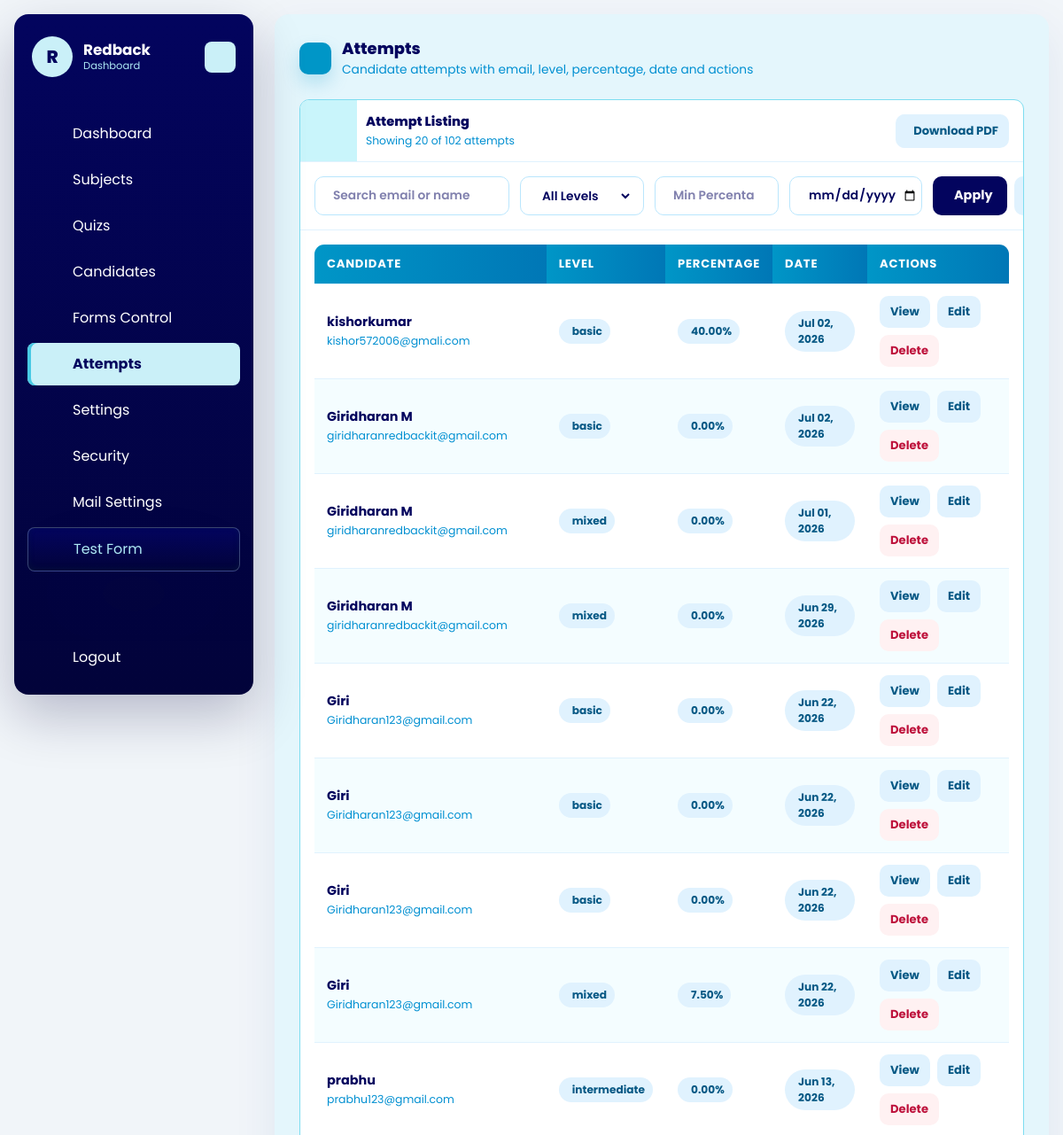
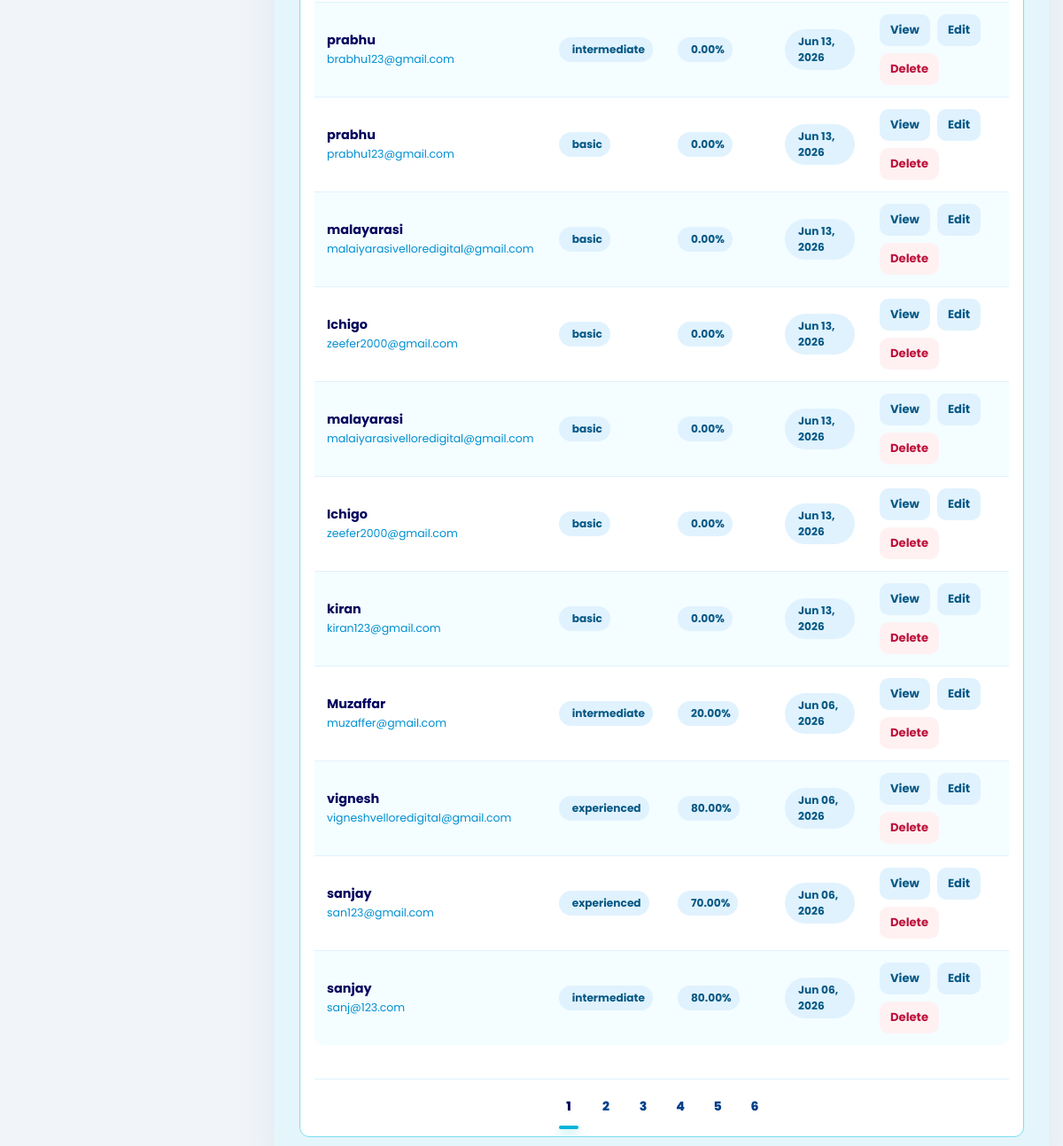
/dashboard/attempts/ (signed in), run on an earlier commit of the app's database (2 pictures, top to bottom).
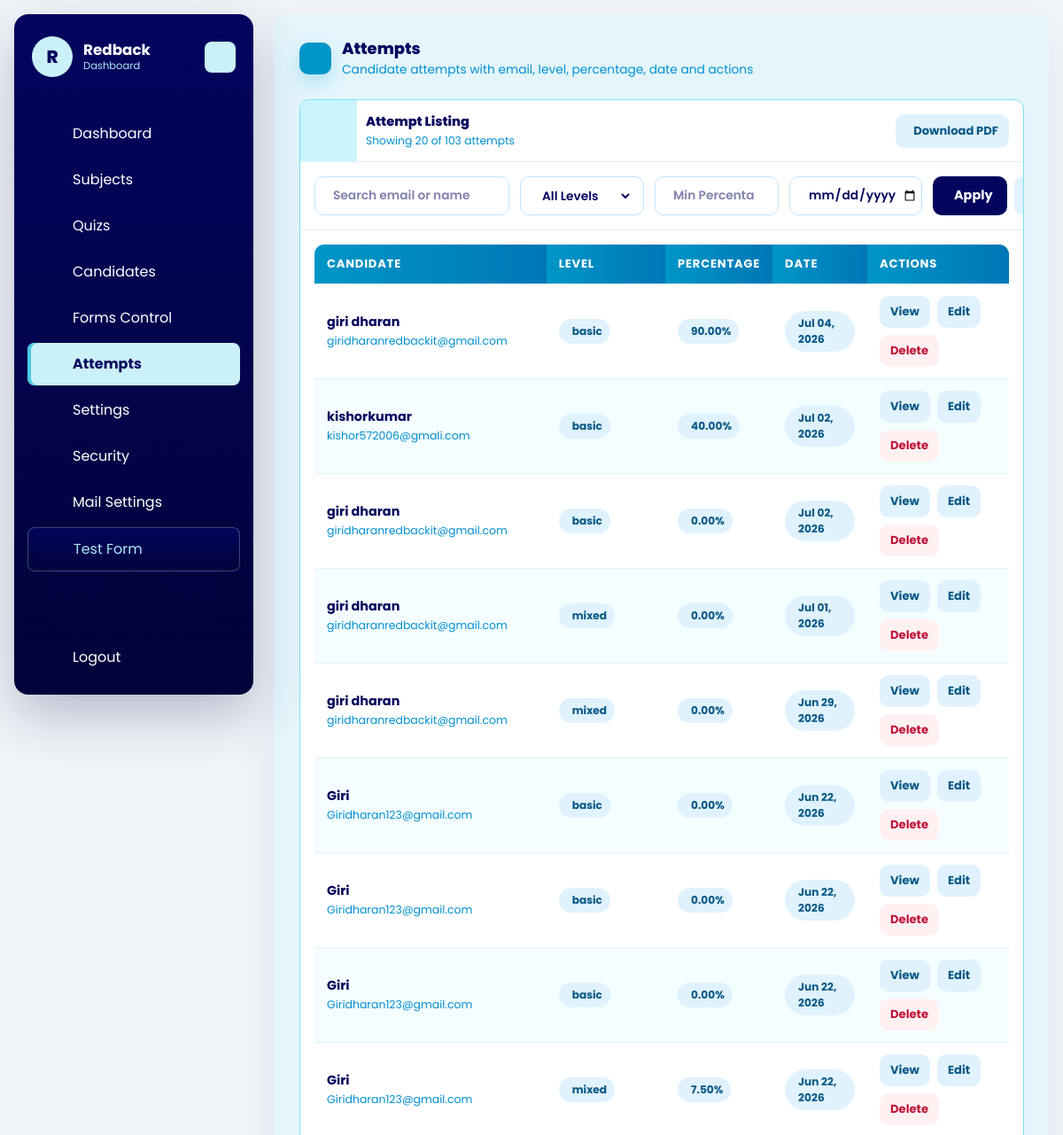
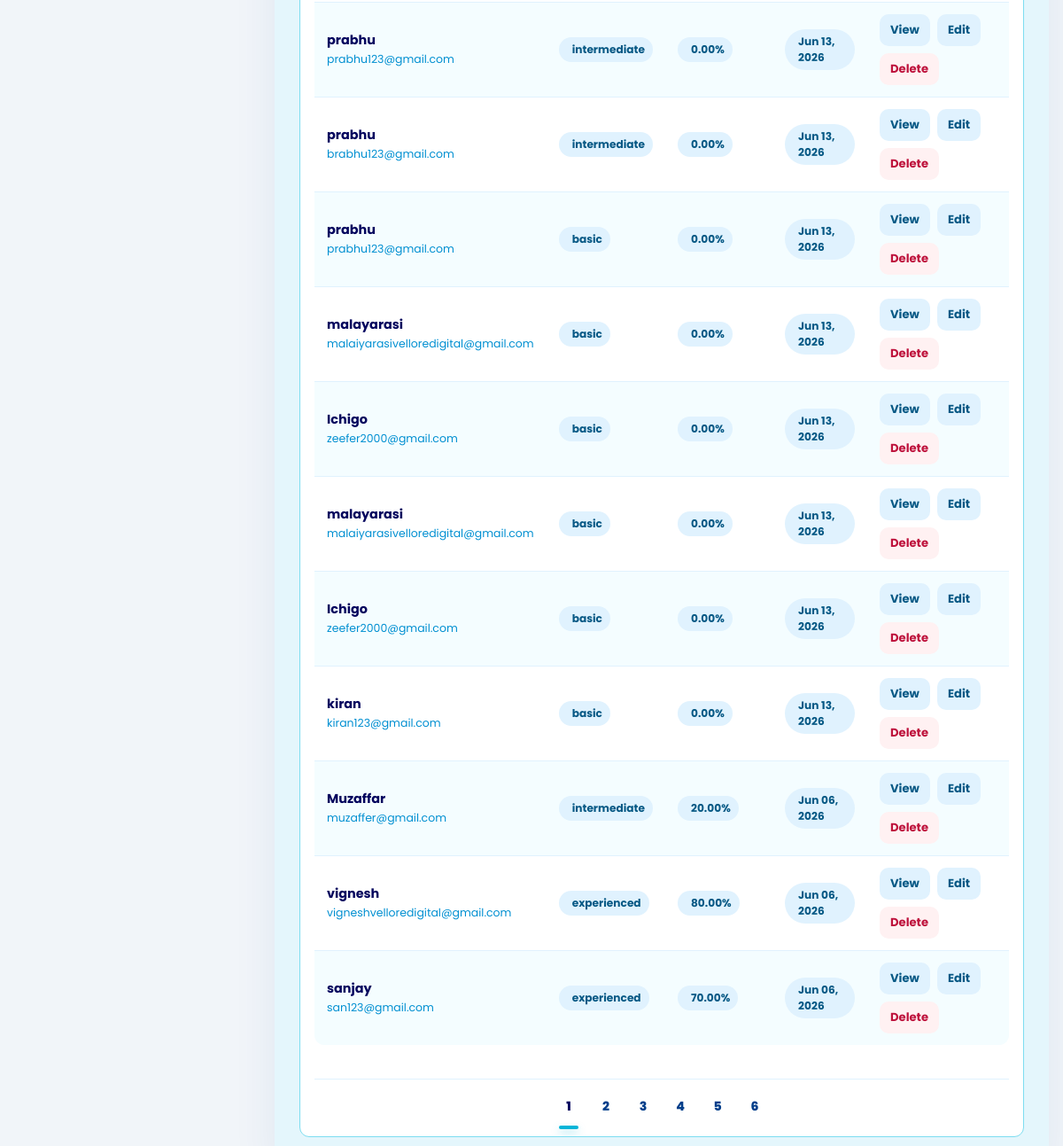
And on a later commit of the database (2 pictures, top to bottom).
### quiz/models.py (models this page shows, shortened)
class CandidateTestAttempt(models.Model):
    SESSION_SINGLE = 'single'
    SESSION_MULTI = 'multi'
    SESSION_CHOICES = [
        (SESSION_SINGLE, 'Single'),
        (SESSION_MULTI, 'Multi'),
    ]
    candidate = models.ForeignKey(Candidate, on_delete=models.CASCADE, related_name='attempts')
    company = models.ForeignKey(Company, on_delete=models.CASCADE, related_name='attempts')
    public_slug = models.CharField(max_length=190, unique=True, blank=True, db_index=True)
    session_type = models.CharField(max_length=10, choices=SESSION_CHOICES)
    level = models.CharField(max_length=20)
    question_count = models.PositiveIntegerField()
    duration_minutes = models.PositiveIntegerField()
    selected_subjects = models.JSONField(default=list, blank=True)
    selected_sub_titles = models.JSONField(default=list, blank=True)
    candidate_details_json = models.JSONField(default=dict, blank=True)
    answers_json = models.JSONField(default=list, blank=True)
    correct_count = models.PositiveIntegerField(default=0)
    wrong_count = models.PositiveIntegerField(default=0)
    percentage = models.DecimalField(max_digits=5, decimal_places=2, default=0)
    started_at = models.DateTimeField(blank=True, null=True)
    submitted_at = models.DateTimeField(blank=True, null=True)
    is_submitted = models.BooleanField(default=False)
    is_paused = models.BooleanField(default=False)
    paused_at = models.DateTimeField(blank=True, null=True)
    total_paused_seconds = models.PositiveIntegerField(default=0)
    full_screen_lock_enabled = models.BooleanField(default=False)
    pause_lock_enabled = models.BooleanField(default=False)
    tab_switch_guard_enabled = models.BooleanField(default=False)
    copy_paste_block_enabled = models.BooleanField(default=False)
    right_click_disable_enabled = models.BooleanField(default=False)
    max_violation_warnings = models.PositiveIntegerField(default=3)
    tab_switch_count = models.PositiveIntegerField(default=0)
    warning_count = models.PositiveIntegerField(default=0)
    last_violation_at = models.DateTimeField(blank=True, null=True)
    violation_log_json = models.JSONField(default=list, blank=True)
    test_link_email_sent_at = models.DateTimeField(blank=True, null=True)
    created_at = models.DateTimeField(auto_now_add=True)
    class Meta:
        ordering = ['-created_at']

class Candidate(models.Model):
    name = models.CharField(max_length=150)
    email = models.EmailField()
    designation_tech = models.CharField(max_length=150)
    created_at = models.DateTimeField(auto_now_add=True)
    class Meta:
        ordering = ['name']

### dashboard/views.py (the view)
# urls.py: path('attempts/', views.attempt_list, name='attempt_list'),
@company_login_required
def attempt_list(request):
    queryset = (
        CandidateTestAttempt.objects.filter(company=request.company)
        .select_related('candidate', 'company')
        .order_by('-created_at')
    )
    search_query = request.GET.get('q', '').strip()
    if search_query:
        queryset = queryset.filter(
            Q(candidate__name__icontains=search_query) |
            Q(candidate__email__icontains=search_query)
        )
    level_filter = request.GET.get('level', '').strip()
    if level_filter and level_filter != 'all':
        if level_filter in ['experienced', 'experience']:
            queryset = queryset.filter(level__in=['experienced', 'experience'])
        else:
            queryset = queryset.filter(level__iexact=level_filter)
    percentage_str = request.GET.get('percentage', '').strip()
    min_percentage = None
    if percentage_str:
        try:
            min_percentage = float(percentage_str)
            queryset = queryset.filter(percentage__gte=min_percentage)
        except ValueError:
            pass
    date_str = request.GET.get('date', '').strip()
    if date_str:
        from django.utils.dateparse import parse_date
        parsed_date = parse_date(date_str)
        if parsed_date:
            queryset = queryset.filter(created_at__date=parsed_date)
    query_params = request.GET.copy()
    query_params.pop('page', None)
    querystring = query_params.urlencode()
    page_query_prefix = f'{querystring}&' if querystring else ''
    paginator = Paginator(queryset, 20)
    page_obj = paginator.get_page(request.GET.get('page'))
    page_numbers = paginator.get_elided_page_range(page_obj.number, on_each_side=2, on_ends=1)
    return render(
        request,
        'dashboard/attempt_list.html',
        {
            'title': 'Attempts',
            'objects': page_obj.object_list,
            'page_obj': page_obj,
            'page_numbers': page_numbers,
            'page_query_prefix': page_query_prefix,
            'total_attempt_count': queryset.count(),
            'search_query': search_query,
            'level_filter': level_filter,
            'percentage_filter': percentage_str,
            'date_filter': date_str,
        },
    )

### dashboard/views.py (called while the page is built)
def get_logged_in_company(request):
    company_id = request.session.get('company_id')
    if not company_id:
        return None
    return Company.objects.filter(id=company_id, is_active=True).first()

def company_login_required(view_func):
    @wraps(view_func)
    def wrapper(request, *args, **kwargs):
        company = get_logged_in_company(request)
        if not company:
            return redirect(f"{reverse('dashboard:login')}?next={request.path}")
        request.company = company
        return view_func(request, *args, **kwargs)
    return wrapper

### templates/dashboard/attempt_list.html (shortened to what the changed rows need)
{% extends "base.html" %}
{% block content %}
<div id="dashboard-page-content">
<section class="quiz-shell">
    <div class="quiz-heading">
        <div class="quiz-heading-main">
            <div>
                <h1 class="quiz-title">Attempts</h1>
            </div>
        </div>
    </div>
    <div class="quiz-list-panel">
        <div class="quiz-list-head">
            <div class="quiz-card-body" style="padding-left:10px">
                <p class="quiz-list-title">Attempt Listing</p>
                <p class="quiz-list-text">Showing {{ page_obj.object_list|length }} of {{ total_attempt_count }} attempts</p>
            </div>
        </div>
        <div class="attempt-table-wrap">
            {% if objects %}
                <table class="attempt-table">
                    <thead>
                        <tr>
                            <th>Candidate</th>
                            <th>Level</th>
                            <th>Percentage</th>
                            <th>Date</th>
                            <th>Actions</th>
                        </tr>
                    </thead>
                    <tbody>
                        {% for object in objects %}
                            <tr style="cursor:pointer;" onclick="window.location='{% url 'dashboard:attempt_detail' object.pk %}'">
                                <td>
                                    <strong>{{ object.candidate.name }}</strong>
                                    <div style="font-size: .78rem; color: #008fd1; margin-top: 2px;">{{ object.candidate.email }}</div>
                                </td>
                                <td><span class="attempt-pill"><iconify-icon icon="mdi:signal-cellular-3"></iconify-icon>{{ object.level }}</span></td>
                                <td><span class="attempt-pill"><iconify-icon icon="mdi:percent-outline"></iconify-icon>{{ object.percentage }}%</span></td>
                                <td><span class="attempt-pill"><iconify-icon icon="mdi:calendar-range"></iconify-icon>{{ object.created_at|date:"M d, Y" }}</span></td>
                                <td>
                                    <div class="attempt-actions" onclick="event.stopPropagation();">
                                        <a href="{% url 'dashboard:attempt_detail' object.pk %}" class="attempt-btn secondary">View</a>
                                        <a href="{% url 'dashboard:attempt_update' object.pk %}" class="attempt-btn secondary">Edit</a>
                                        <a href="{% url 'dashboard:attempt_delete' object.pk %}" class="attempt-btn danger">Delete</a>
                                    </div>
                                </td>
                            </tr>
                        {% endfor %}
                    </tbody>
                </table>
            {% else %}
                <div class="attempt-empty">No attempts found.</div>
            {% endif %}
        </div>
        {% if page_obj.has_other_pages %}
            <div class="quiz-pagination">
                {% if page_obj.has_previous %}
                    <a class="quiz-page-link" href="?{{ page_query_prefix }}page=1" aria-label="First page"><iconify-icon icon="mdi:chevron-double-left"></iconify-icon></a>
                    <a class="quiz-page-link" href="?{{ page_query_prefix }}page={{ page_obj.previous_page_number }}" aria-label="Previous page"><iconify-icon icon="mdi:chevron-left"></iconify-icon></a>
                {% else %}
                    <span class="quiz-page-link is-disabled"><iconify-icon icon="mdi:chevron-double-left"></iconify-icon></span>
                    <span class="quiz-page-link is-disabled"><iconify-icon icon="mdi:chevron-left"></iconify-icon></span>
                {% endif %}
                {% for page_number in page_numbers %}
                    {% if page_number == page_obj.paginator.ELLIPSIS %}
                        <span class=\"quiz-page-ellipsis\">{{ page_number }}</span>
                    {% elif page_number == page_obj.number %}
                        <span class="quiz-page-link is-active" aria-current="page">{{ page_number }}</span>
                    {% else %}
                        <a class="quiz-page-link" href="?{{ page_query_prefix }}page={{ page_number }}">{{ page_number }}</a>
                    {% endif %}
                {% endfor %}
                {% if page_obj.has_next %}
                    <a class="quiz-page-link" href="?{{ page_query_prefix }}page={{ page_obj.next_page_number }}" aria-label="Next page"><iconify-icon icon="mdi:chevron-right"></iconify-icon></a>
                    <a class="quiz-page-link" href="?{{ page_query_prefix }}page={{ page_obj.paginator.num_pages }}" aria-label="Last page"><iconify-icon icon="mdi:chevron-double-right"></iconify-icon></a>
                {% else %}
                    <span class="quiz-page-link is-disabled"><iconify-icon icon="mdi:chevron-right"></iconify-icon></span>
                    <span class="quiz-page-link is-disabled"><iconify-icon icon="mdi:chevron-double-right"></iconify-icon></span>
                {% endif %}
            </div>
        {% endif %}
    </div>
</section>
</div>
{% endblock %}

What changed in the data, as far as the page shows it:
no longer on this page (row unchanged): CandidateTestAttempt: candidate.name "sanjay", candidate.email "sanj@123.com", level "intermediate", percentage "80.00", created_at "Jun 06, 2026"
added CandidateTestAttempt: candidate.name "giri dharan", candidate.email "giridharanredbackit@gmail.com", level "basic", percentage "90.00", created_at "Jul 04, 2026"
changed through a linked row, CandidateTestAttempt (number 3 of 20 on the later page): candidate.name "Giridharan M" → "giri dharan"
changed through a linked row, CandidateTestAttempt "Jul 01, 2026": candidate.name "Giridharan M" → "giri dharan"
changed through a linked row, CandidateTestAttempt "Jun 29, 2026": candidate.name "Giridharan M" → "giri dharan"
Also different on the page:
{{ total_attempt_count }}: "102" → "103"
